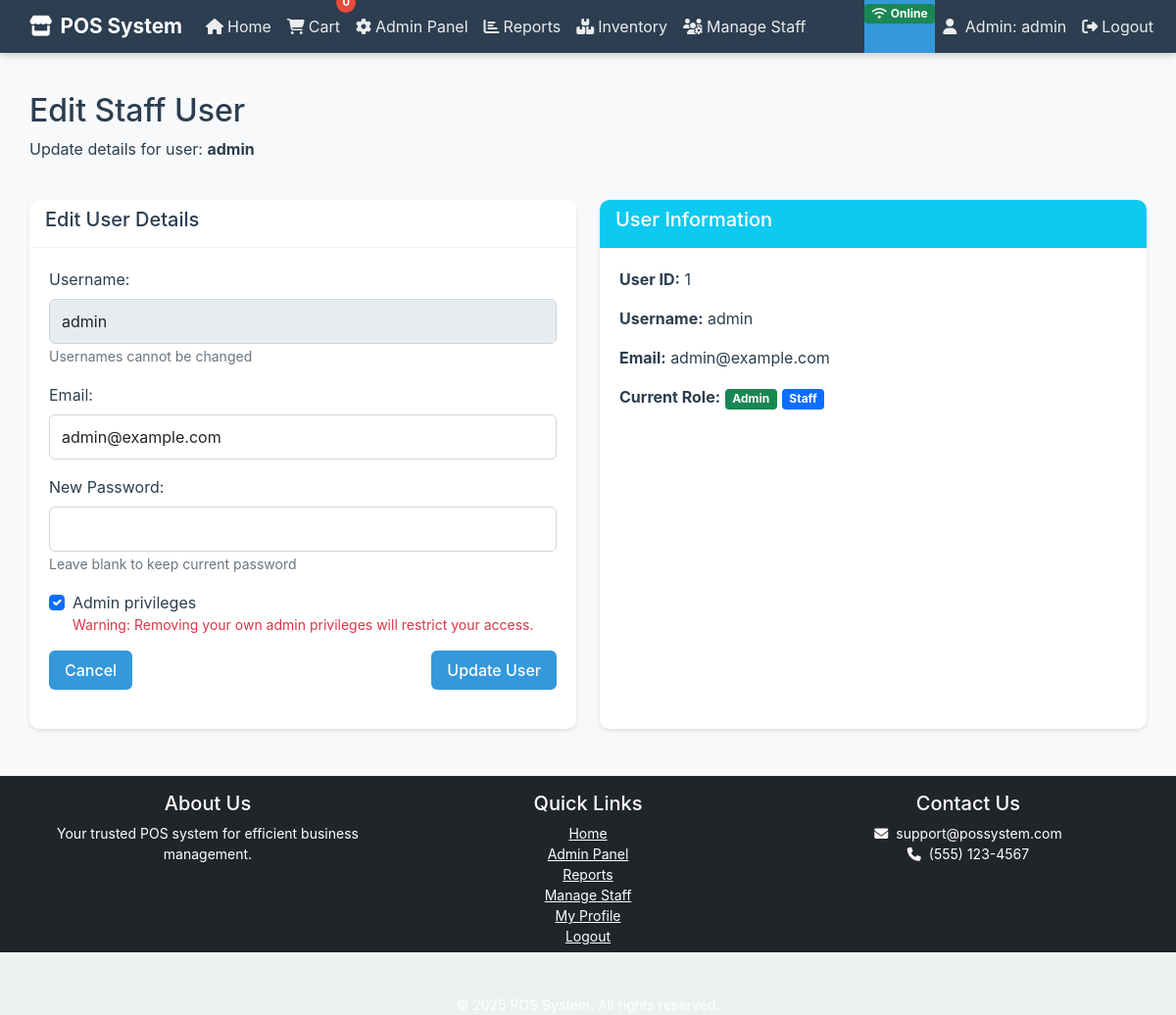
The app's page /admin/edit_staff/1 (signed in) with its own data.
### app.py (models this page shows, shortened)
class User(UserMixin, db.Model):
    id = db.Column(db.Integer, primary_key=True)
    username = db.Column(db.String(80), unique=True, nullable=False)
    email = db.Column(db.String(120), unique=True, nullable=False)
    password_hash = db.Column(db.String(128))
    is_admin = db.Column(db.Boolean, default=False)
    is_staff = db.Column(db.Boolean, default=False)

### app.py (the view, shortened to what this page needs)
@app.route('/admin/edit_staff/<int:user_id>', methods=['GET', 'POST'])
@login_required
@admin_required
def edit_staff(user_id):
    user = User.query.get_or_404(user_id)
    return render_template('edit_staff.html', user=user)

### app.py (called while the page is built)
def admin_required(f):
    @wraps(f)
    def decorated_function(*args, **kwargs):
        if not current_user.is_authenticated or not current_user.is_admin:
            abort(403)
        return f(*args, **kwargs)
    return decorated_function

@login_manager.user_loader
def load_user(user_id):
    return User.query.get(int(user_id))

@app.teardown_appcontext
def shutdown_session(exception=None):
    db.session.commit()
    db.session.remove()

### templates/edit_staff.html (shortened to what this page needs)
{% extends "base.html" %}
{% block content %}
<div class="container py-4">
    <div class="row mb-4">
        <div class="col-md-12">
            <h2>Edit Staff User</h2>
            <p>Update details for user: <strong>{{ user.username }}</strong></p>
        </div>
    </div>
    <div class="row">
        <div class="col-md-6">
            <div class="card">
                <div class="card-header">
                    <h5>Edit User Details</h5>
                </div>
                <div class="card-body">
                    <form method="POST">
                        <div class="mb-3">
                            <label for="username" class="form-label">Username:</label>
                            <input type="text" class="form-control" id="username" value="{{ user.username }}" disabled>
                            <small class="text-muted">Usernames cannot be changed</small>
                        </div>
                        <div class="mb-3">
                            <label for="email" class="form-label">Email:</label>
                            <input type="email" class="form-control" id="email" name="email" value="{{ user.email }}" required>
                        </div>
                        <div class="mb-3">
                            <label for="new_password" class="form-label">New Password:</label>
                            <input type="password" class="form-control" id="new_password" name="new_password">
                            <small class="text-muted">Leave blank to keep current password</small>
                        </div>
                        <div class="mb-3 form-check">
                            <input type="checkbox" class="form-check-input" id="is_admin" name="is_admin" {% if user.is_admin %}checked{% endif %}>
                            <label class="form-check-label" for="is_admin">Admin privileges</label>
                            {% if user.id == current_user.id %}
                                <div class="text-danger small">Warning: Removing your own admin privileges will restrict your access.</div>
                            {% endif %}
                        </div>
                        <div class="d-flex justify-content-between">
                            <a href="{{ url_for('manage_staff') }}" class="btn btn-secondary">Cancel</a>
                            <button type="submit" class="btn btn-primary">Update User</button>
                        </div>
                    </form>
                </div>
            </div>
        </div>
        <div class="col-md-6">
            <div class="card">
                <div class="card-header bg-info text-white">
                    <h5>User Information</h5>
                </div>
                <div class="card-body">
                    <p><strong>User ID:</strong> {{ user.id }}</p>
                    <p><strong>Username:</strong> {{ user.username }}</p>
                    <p><strong>Email:</strong> {{ user.email }}</p>
                    <p><strong>Current Role:</strong>
                        {% if user.is_admin %}
                            <span class="badge bg-success">Admin</span>
                        {% endif %}
                        {% if user.is_staff %}
                            <span class="badge bg-primary">Staff</span>
                        {% endif %}
                    </p>
                </div>
            </div>
        </div>
    </div>
</div>
{% endblock %}

### templates/base.html (shortened to what this page needs)
<!DOCTYPE html>
<html lang="en" class="h-100">
<head>
    <link href="https://cdnjs.cloudflare.com/ajax/libs/bootstrap/5.1.3/css/bootstrap.min.css" rel="stylesheet">
    <link rel="stylesheet" href="https://cdnjs.cloudflare.com/ajax/libs/font-awesome/6.4.0/css/all.min.css">
    <link rel="stylesheet" href="{{ url_for('static', filename='css/style.css') }}?v={{ version }}&t={{ timestamp }}">
</head>
<body class="d-flex flex-column h-100">
    <nav class="navbar navbar-expand-lg navbar-dark">
        <div class="container">
            <a class="navbar-brand d-flex align-items-center" href="{{ url_for('index') }}">
                <i class="fas fa-store me-2"></i><span>POS System</span>
            </a>
            <div class="collapse navbar-collapse" id="navbarNav">
                <ul class="navbar-nav me-auto">
                    <li class="nav-item">
                        <a class="nav-link" href="{{ url_for('index') }}">
                            <i class="fas fa-home me-1"></i>Home
                        </a>
                    </li>
                    <li class="nav-item">
                        <a class="nav-link cart-icon" href="{{ url_for('view_cart') }}">
                            <i class="fas fa-shopping-cart me-1"></i>Cart
                            <span class="cart-count" id="cartCount">0</span>
                        </a>
                    </li>
                    {% if current_user.is_authenticated %}
                        {% if current_user.is_admin %}
                            <li class="nav-item">
                                <a class="nav-link" href="{{ url_for('admin') }}">
                                    <i class="fas fa-cog me-1"></i>Admin Panel
                                </a>
                            </li>
                            <li class="nav-item">
                                <a class="nav-link" href="{{ url_for('reports') }}">
                                    <i class="fas fa-chart-bar me-1"></i>Reports
                                </a>
                            </li>
                            <li class="nav-item">
                                <a class="nav-link" href="{{ url_for('inventory_management') }}">
                                    <i class="fas fa-boxes me-1"></i>Inventory
                                </a>
                            </li>
                            <li class="nav-item">
                                <a class="nav-link" href="{{ url_for('manage_staff') }}">
                                    <i class="fas fa-users-cog me-1"></i>Manage Staff
                                </a>
                            </li>
                        {% endif %}
                    {% endif %}
                </ul>
                <ul class="navbar-nav">
                    <li class="nav-item" id="connectionStatus">
                    </li>
                    {% if current_user.is_authenticated %}
                        <li class="nav-item">
                            <a class="nav-link" href="{{ url_for('profile') }}">
                                <i class="fas fa-user me-1"></i>
                                {% if current_user.is_admin %}Admin{% elif current_user.is_staff %}Staff{% else %}User{% endif %}: {{ current_user.username }}
                            </a>
                        </li>
                        <li class="nav-item">
                            <a class="nav-link" href="{{ url_for('logout') }}">
                                <i class="fas fa-sign-out-alt me-1"></i>Logout
                            </a>
                        </li>
                    {% endif %}
                </ul>
            </div>
        </div>
    </nav>
    <main class="flex-shrink-0 flex-grow-1">
        <div class="container mt-3 mb-4">
            {% block content %}{% endblock %}
        </div>
    </main>
    <footer class="footer mt-auto py-3 bg-dark">
        <div class="container text-center">
            <div class="row">
                <div class="col-md-4">
                    <h5>About Us</h5>
                    <p>Your trusted POS system for efficient business management.</p>
                </div>
                <div class="col-md-4">
                    <h5>Quick Links</h5>
                    <ul class="list-unstyled">
                        <li><a href="{{ url_for('index') }}" class="text-white">Home</a></li>
                        {% if current_user.is_authenticated %}
                            {% if current_user.is_admin %}
                                <li><a href="{{ url_for('admin') }}" class="text-white">Admin Panel</a></li>
                                <li><a href="{{ url_for('reports') }}" class="text-white">Reports</a></li>
                                <li><a href="{{ url_for('manage_staff') }}" class="text-white">Manage Staff</a></li>
                            {% elif current_user.is_staff %}
                                <li><a href="{{ url_for('in_store_sale') }}" class="text-white">Sale</a></li>
                                <li><a href="{{ url_for('my_sales') }}" class="text-white">My Sales</a></li>
                            {% endif %}
                            <li><a href="{{ url_for('profile') }}" class="text-white">My Profile</a></li>
                            <li><a href="{{ url_for('logout') }}" class="text-white">Logout</a></li>
                        {% else %}
                            <li><a href="{{ url_for('login') }}" class="text-white">Login</a></li>
                            <li><a href="{{ url_for('register') }}" class="text-white">Register</a></li>
                        {% endif %}
                    </ul>
                </div>
                <div class="col-md-4">
                    <h5>Contact Us</h5>
                    <p>
                        <i class="fas fa-envelope me-2"></i>support@possystem.com<br>
                        <i class="fas fa-phone me-2"></i>(555) 123-4567
                    </p>
                </div>
            </div>
            <hr class="my-3">
            <p class="mb-0">&copy; 2025 POS System. All rights reserved.</p>
        </div>
    </footer>
</body>
</html>

### static/css/style.css (style rules this page uses)
:root { --primary-color: #3498db; --secondary-color: #2ecc71; --danger-color: #e74c3c; --warning-color: #f39c12; --dark-color: #34495e; --light-color: #ecf0f1; --gray-color: #95a5a6; --header-height: 60px; --footer-height: 50px; --sidebar-width: 250px; --sidebar-collapsed-width: 60px; --container-padding: 15px; --card-padding: 20px; --input-padding: 10px; --base-font-size: 16px; --small-font-size: 14px; --large-font-size: 18px; --heading-font-size: 24px; --standard-transition: all 0.3s ease; --card-shadow: 0 2px 10px rgba(0, 0, 0, 0.1); --hover-shadow: 0 5px 15px rgba(0, 0, 0, 0.1); --focus-shadow: 0 0 0 0.25rem rgba(52, 152, 219, 0.25); --border-radius: 4px; }
*, *:before, *:after { box-sizing: border-box; }
html, body { height: 100%; margin: 0; padding: 0; font-family: 'Roboto', -apple-system, BlinkMacSystemFont, 'Segoe UI', 'Helvetica Neue', Arial, sans-serif; font-size: var(--base-font-size); line-height: 1.5; color: var(--dark-color); background-color: var(--light-color); -webkit-font-smoothing: antialiased; -moz-osx-font-smoothing: grayscale; text-size-adjust: 100%; }
.navbar { padding: 0 var(--container-padding); }
.navbar-brand { font-weight: 700; font-size: var(--large-font-size); padding: 0; }
.navbar-nav .nav-link { padding: 15px; transition: var(--standard-transition); }
footer { height: var(--footer-height); background-color: var(--dark-color); color: white; text-align: center; padding: 15px; font-size: var(--small-font-size); }
.card { border: none; border-radius: var(--border-radius); box-shadow: var(--card-shadow); margin-bottom: 20px; overflow: hidden; transition: var(--standard-transition); background-color: white; }
.card-header { background-color: white; border-bottom: 1px solid rgba(0, 0, 0, 0.05); font-weight: 600; }
.card-body { padding: var(--card-padding); }
.form-control, .form-select { border-radius: var(--border-radius); padding: var(--input-padding); border: 1px solid #ddd; transition: var(--standard-transition); }
.btn { border-radius: var(--border-radius); padding: 8px 15px; transition: var(--standard-transition); font-weight: 500; border: none; }
.btn-primary { background-color: var(--primary-color); }
.btn-secondary { background-color: var(--secondary-color); }
input, select, textarea, button { font-size: 16px !important; }
.online { background-color: var(--secondary-color); color: white; }

### records on screen
User: username "admin", email "admin@example.com", is_admin "☑", id "1"
